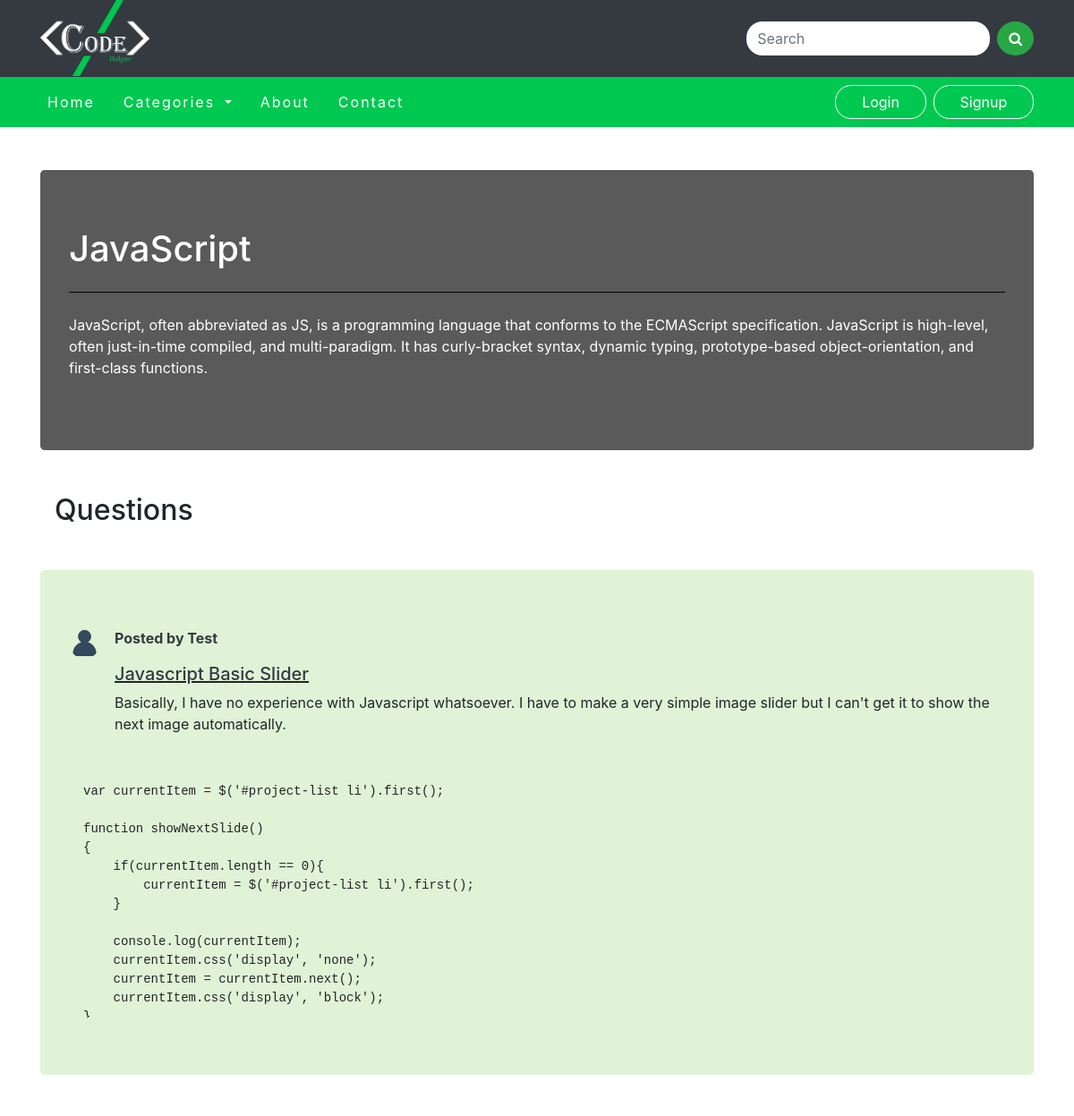
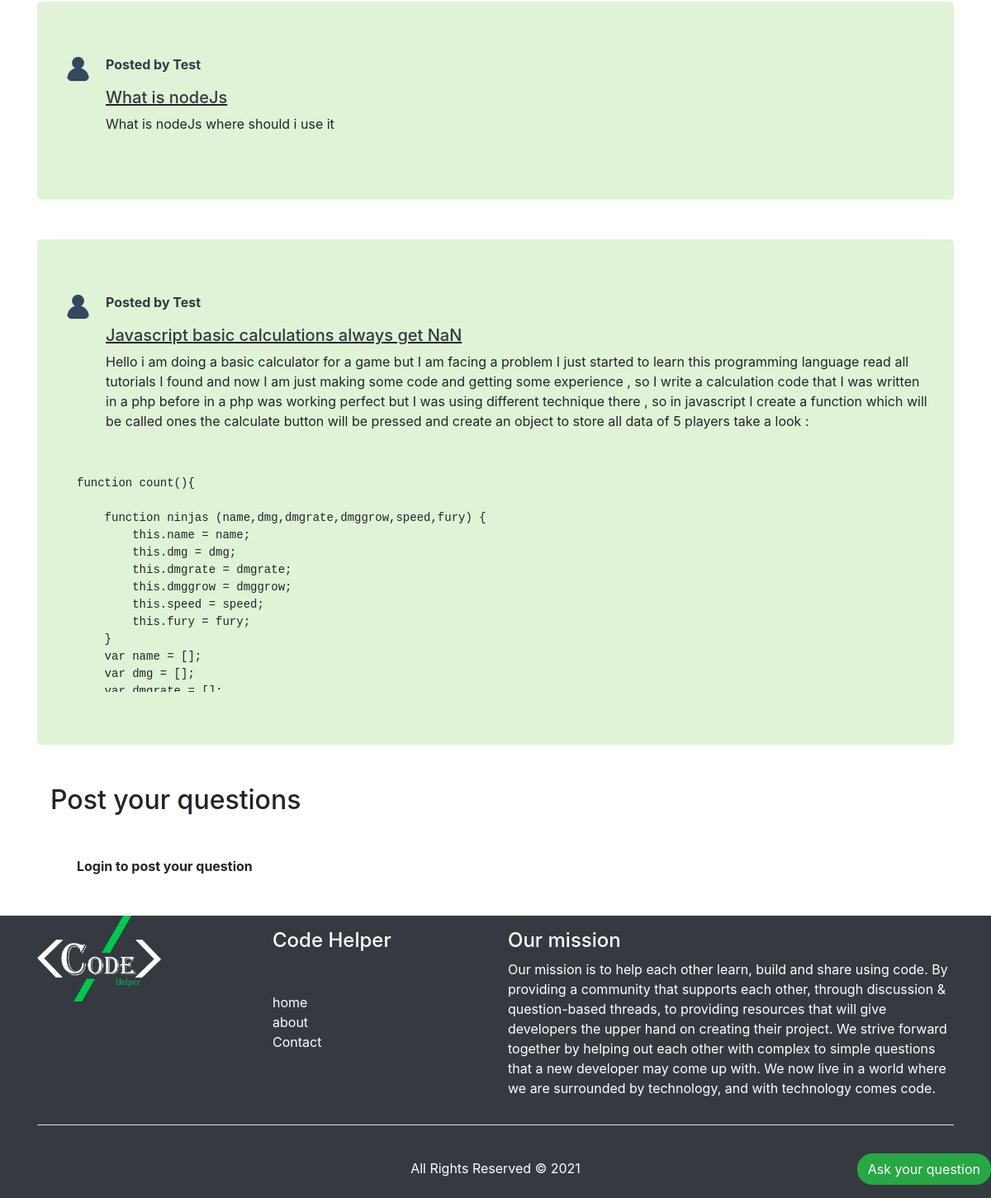
/threads.php?id=1, run on the app's committed database (2 pictures, top to bottom).
### tables this page shows
CREATE TABLE `categories` (
  `id` int(5) NOT NULL,
  `name` varchar(100) NOT NULL,
  `descp` text NOT NULL,
  `img` varchar(100) NOT NULL,
  `date` datetime NOT NULL DEFAULT current_timestamp()
);

CREATE TABLE `threads` (
  `thread_id` int(7) NOT NULL,
  `thread_title` varchar(400) NOT NULL,
  `thread_desc` text NOT NULL,
  `thread_code` text NOT NULL,
  `thread_catid` int(7) NOT NULL,
  `thread_userid` int(7) NOT NULL,
  `timestamp` datetime NOT NULL DEFAULT current_timestamp()
);

CREATE TABLE `users` (
  `user_id` int(8) NOT NULL,
  `user_name` varchar(150) NOT NULL,
  `user_email` varchar(50) NOT NULL,
  `user_img` varchar(400) NOT NULL,
  `user_pas` varchar(300) NOT NULL,
  `datetime` datetime NOT NULL DEFAULT current_timestamp()
);

### threads.php (the view, shortened to what this page needs)
<?php require 'includes/_header.php' ?>
<?php include 'includes/_dbconnect.php' ?>
<button style="position: absolute;right: 0;bottom: 0;z-index: 999;position: fixed;" type="button" onclick="window.location.href='#qtn'" class="btn my-3 btn-success">Ask your question</button>
<?php
$id = $_GET['id'];
$sql = "SELECT * FROM `categories` WHERE id=$id";
$res = mysqli_query($conn, $sql);
while($row = mysqli_fetch_assoc($res)){
    $name = $row['name'];
    $des = $row['descp'];
}
?>
<section>
    <div class="container">
        <div class="jumbotron j-black my-5">
            <h1 class="display-6"><?php echo $name ?></h1>
            <hr style="background-color: rgb(0, 0, 0);" class="my-4">
            <p>
                <?php echo $des ?>
            </p>
        </div>
        <h2 class="display-5 ml-3">Questions</h2>
        <?php
$id = $_GET['id'];
$sql = "SELECT * FROM `threads` WHERE thread_catid=$id";
$res = mysqli_query($conn, $sql);
while($row = mysqli_fetch_assoc($res)){
    $tid = $row['thread_id'];
    $name = $row['thread_title'];
    $des = $row['thread_desc'];
    $thread_userid = $row['thread_userid'];
    $sql2 = "SELECT user_name FROM `users` WHERE user_id='$thread_userid'";
    $res2 = mysqli_query($conn, $sql2);
    $row2 = mysqli_fetch_assoc($res2);
    $sql3 = "SELECT user_img FROM `users` WHERE user_id='$thread_userid'";
    $res3 = mysqli_query($conn, $sql3);
    $row3 = mysqli_fetch_assoc($res3);
    $userimg = $row3['user_img'];
    echo '<div class="jumbotron j-green my-5">
            <div class="media">
                <div class="circle">';
                if($userimg == ''){
                    echo '<img src="images/user.webp" style="border-radius: 50%;" width="35px" class="mr-3" alt="..."></div>';
                }else{
                    echo '<img src="'.$row3['user_img'].'" style="border-radius: 50%;" width="35px" class="mr-3" alt="..."></div>';
                }
                echo '<div class="media-body">
                    <p class="font-weight-bold text-dark">Posted by '.$row2['user_name'].'</p>
                    <u><h5 class="mt-0"><a class="text-dark" href="qthread.php?id='.$tid.'">'. $name .'</a></h5></u>
                    <p>'. $des .'</p>
                    </div>
            </div>';
            if(strlen($row['thread_code']) < 12){
            }else{
                echo '<div class="code-disp"><pre class="prettyprint codealign">'.$row['thread_code'].'</pre></div>';
            }
        echo '</div>';
}
?>
        <h2 id="qtn" class="display-5 ml-3">Post your questions</h2>
        <?php
    if(isset($_SESSION['loggedin']) && $_SESSION['loggedin'] == true){
        echo '<form action="'.$_SERVER['REQUEST_URI'].'" method="POST" class="form my-5">
        <div class="form-group">
            <label for="qtitle" class="my-3"><b>Question Title</b></label>
            <input type="text" class="form-control" id="qtitle" name="qtitle" required>
        </div>
        <div class="form-group">
            <label for="qdesc" class="my-3"><b>Enter your question</b></label>
            <textarea class="form-control" id="qdesc" name="qdesc" rows="6" required></textarea>
        </div>
        <div class="form-group">
            <label for="code" class="my-3"><b>Enter your code</b></label>
            <textarea class="form-control" name="code" rows="6"></textarea>
        </div>
        <input type="hidden" name="userid" value="'.$_SESSION['user_id'].'">
        <div><button type="submit" name="sub" class="btn btn-success my-3 lgnb">Submit</button></div>
    </form>';
    }else{
        echo '<p class="px-5 my-5 font-weight-bold">Login to post your question</p>';
    }
    ?>
    </div>
</section>
<?php require 'includes/_footer.php' ?>

### style.css (style rules this page uses)
* { padding: 0; margin: 0; box-sizing: border-box; }
.btn { border-radius: 1.125rem !important; }
.j-black { background-color: #5a5a5a !important; color: #fff; }
.j-green { background-color: #e0f3d6 !important; }
.codealign { padding: 1rem; border-radius: 5px; }
.code-disp { overflow: auto; max-height: 300px; }

### includes/_header.php (style rules this page uses)
html { scroll-behavior: smooth; }

### data on the page
categories: name "JavaScript", descp "JavaScript, often abbreviated as JS, is a programming language that conforms to the ECMAScript specification. JavaScript is high-level, often just-in-time compiled, and multi-paradigm. It has curly-bracket syntax, dynamic typing, prototype-based object-orientation, and first-class functions."
threads: users.user_name "Test", thread_title "Javascript Basic Slider", thread_desc "Basically, I have no experience with Javascript whatsoever. I have to make a very simple image slider but I can't get it to show the next image automatically."
threads: users.user_name "Test", thread_title "What is nodeJs", thread_desc "What is nodeJs where should i use it"
threads: users.user_name "Test", thread_title "Javascript basic calculations always get NaN", thread_desc "Hello i am doing a basic calculator for a game but I am facing a problem I just started to learn this programming language read all tutorials I found and now I am just making some code and getting some experience , so I write a calculation code that I was written in a php before in a php was working perfect but I was using different technique there , so in javascript I create a function which will be called ones the calculate button will be pressed and create an object to store all data of 5 players take a look :"
